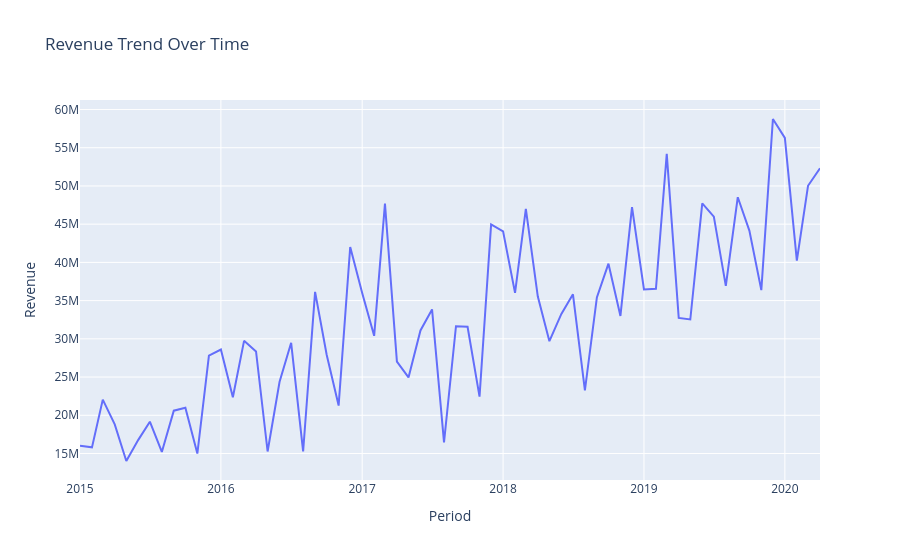

The notebook cell saved with this chart:
### Code cell
px.line(df, x=df.index, y="Revenue", title="Revenue Trend Over Time")
